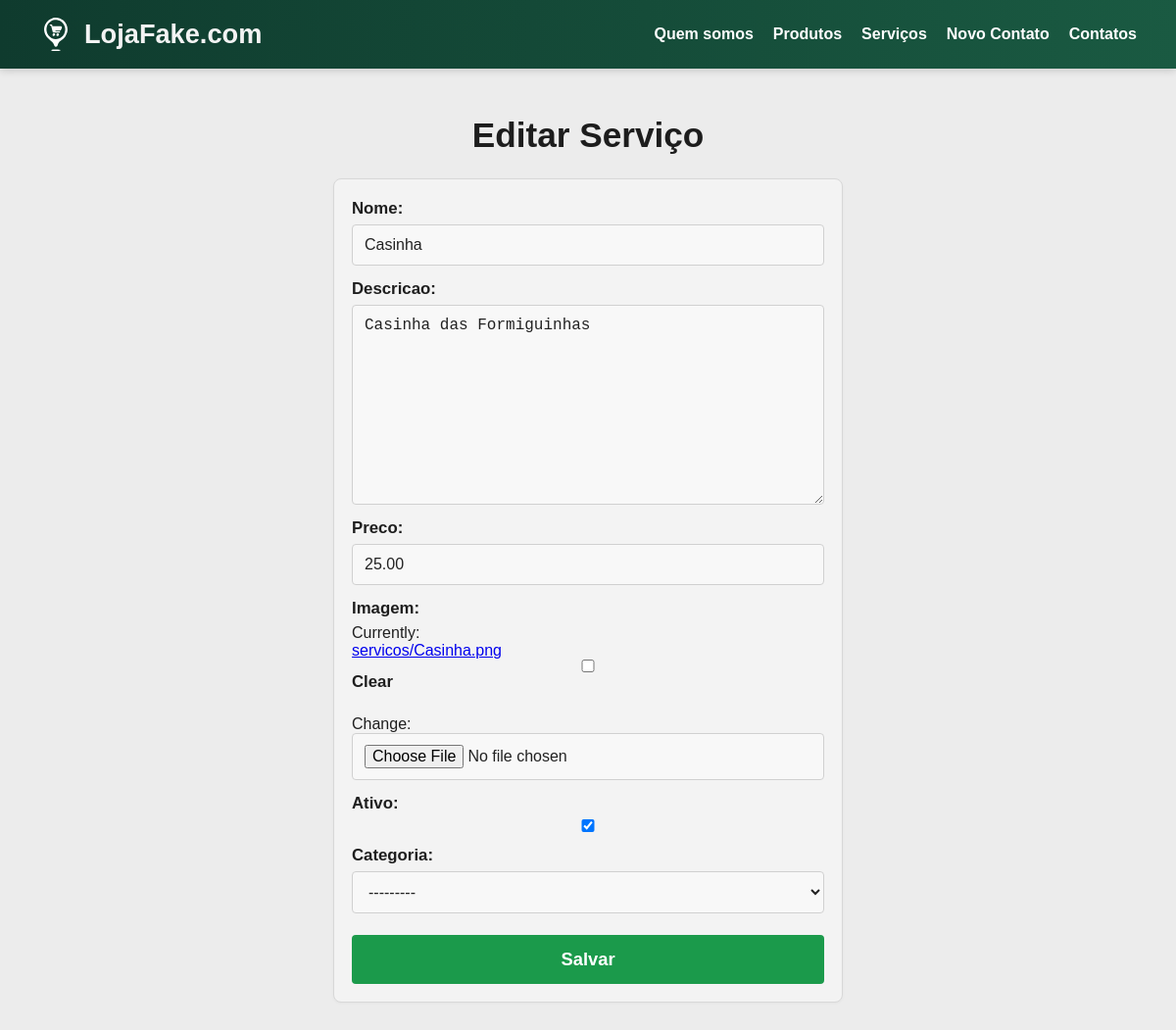
/editar-servico/8, run on the app's committed database.
### ap/models.py (models this page shows, shortened)
class Servico(models.Model):
    nome = models.CharField(max_length=100)
    descricao = models.TextField(blank=True)
    preco = models.DecimalField(max_digits=10, decimal_places=2)
    imagem = models.ImageField(upload_to='servicos/', blank=True, null=True)
    ativo = models.BooleanField(default=True)
    criado_em = models.DateTimeField(auto_now_add=True)
    atualizado_em = models.DateTimeField(auto_now=True)
    categoria = models.ForeignKey(Categoria, on_delete=models.PROTECT, related_name='servicos', blank=True, null=True)

### ap/views.py (the view)
# urls.py: path("editar-servico/<int:id>", views.editarServico, name="editarServico"),
def editarServico(request, id):
    servico = Servico.objects.get(id=id)
    form = FormServico(request.POST or None, request.FILES or None, instance=servico)
    if request.POST:
        if form.is_valid():
            form.save()
            return redirect('servicos')
    return render (request, "editar-servico.html", {'form': form})

### ap/forms.py
class FormServico(forms.ModelForm):
    class Meta:
        model = Servico
        fields = ("nome", "descricao", "preco", "imagem", "ativo", "categoria")

### ap/models.py (called while the page is built)
    def __str__(self):
        return self.nome

### ap/templates/editar-servico.html (shortened to what this page needs)
{% extends 'template.html' %}
{% load static %}
{% block estilos %}
<link rel="stylesheet" href="{% static 'css/form-servico.css' %}">
{% endblock %}
{% block conteudo %}
<h2 class="form-titulo">Editar Serviço</h2>
<div class="form-container">
    <form method="POST" enctype="multipart/form-data" class="servico-form">
        {% for field in form %}
        <div class="campo">
            <label for="{{ field.id_for_label }}">{{ field.label }}:</label>
            {{ field }}
        </div>
        {% endfor %}
        <button type="submit">Salvar</button>
    </form>
</div>
{% endblock %}

### ap/static/css/style.css (style rules this page uses)
* { margin: 0; padding: 0; box-sizing: border-box; }
body { font-family: Arial, sans-serif; background: #ededed; color: #1f1f1f; }

### ap/static/css/form-servico.css (style rules this page uses)
body { background: #ececec; }
.form-titulo { text-align: center; font-size: 2.2rem; font-weight: 700; margin: 20px 0 24px; color: #1d1d1d; }
.form-container { width: 100%; display: flex; justify-content: center; }
.servico-form { width: 100%; max-width: 520px; background: #f3f3f3; border: 1px solid #d8d8d8; border-radius: 8px; padding: 20px 18px 18px; box-shadow: 0 1px 3px rgba(0, 0, 0, 0.04); }
.campo { display: flex; flex-direction: column; margin-bottom: 14px; }
.campo label { font-size: 1.05rem; font-weight: 600; color: #1e1e1e; margin-bottom: 6px; }
.campo input, .campo textarea, .campo select { width: 100%; border: 1px solid #d0d0d0; background: #f8f8f8; border-radius: 4px; padding: 11px 12px; font-size: 1rem; color: #222; box-sizing: border-box; }
.campo textarea { min-height: 120px; resize: vertical; }
.servico-form button { width: 100%; border: none; border-radius: 4px; background: #1b9a4b; color: #fff; font-size: 1.15rem; font-weight: 700; padding: 14px; cursor: pointer; margin-top: 8px; }

### data on the page
Servico: form "Casinha" "Casinha das Formiguinhas" "25.00" "☑" "---------"

### other printed values
{{ field.label }} "Nome" "Descricao" "Preco" "Imagem" "Ativo" "Categoria"
